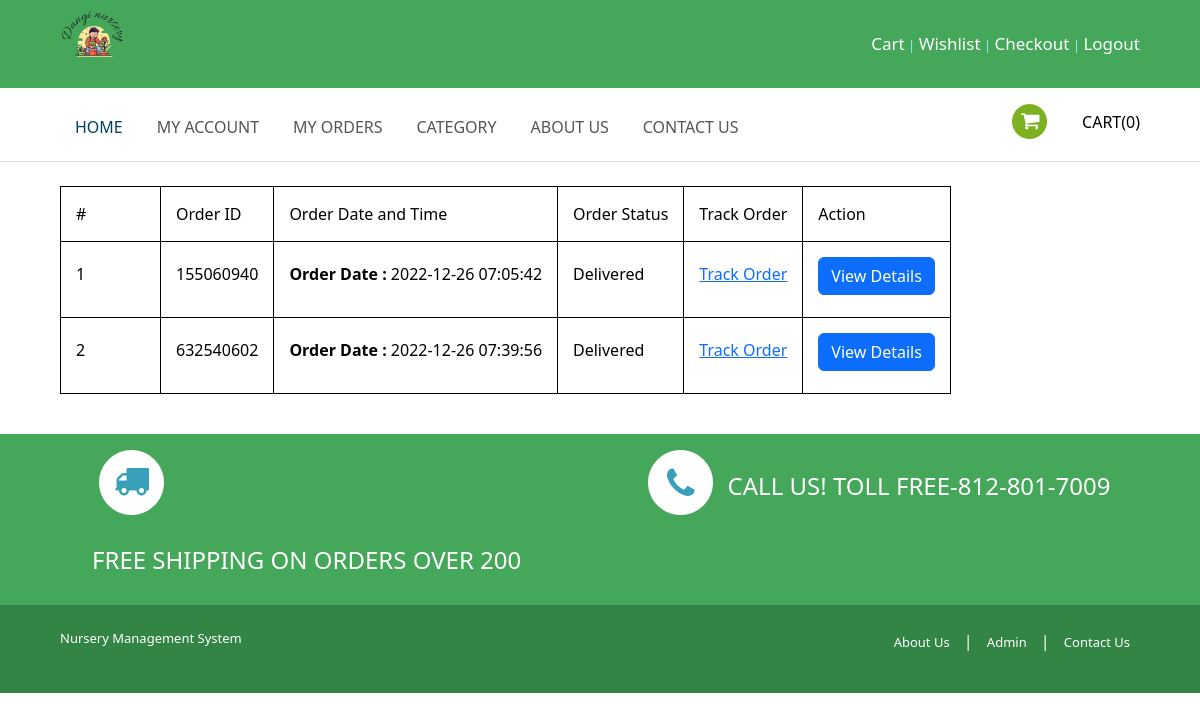
Screenshot of /nms/my-orders.php (signed in) with the database file from the repository.
### tables this page shows
CREATE TABLE `tblorderaddresses` (
  `ID` int(10) NOT NULL,
  `UserId` int(5) DEFAULT NULL,
  `Ordernumber` bigint(12) DEFAULT NULL,
  `Flatnobuldngno` varchar(200) DEFAULT NULL,
  `StreetName` varchar(200) DEFAULT NULL,
  `Area` varchar(200) DEFAULT NULL,
  `Landmark` varchar(200) DEFAULT NULL,
  `City` varchar(200) DEFAULT NULL,
  `Zipcode` int(10) DEFAULT NULL,
  `Phone` bigint(11) DEFAULT NULL,
  `Email` varchar(200) DEFAULT NULL,
  `PaymentMethod` varchar(200) DEFAULT NULL,
  `OrderTime` timestamp NULL DEFAULT current_timestamp() ON UPDATE current_timestamp(),
  `Status` varchar(200) DEFAULT NULL,
  `Remark` varchar(200) DEFAULT NULL,
  `UpdationDate` timestamp NOT NULL DEFAULT current_timestamp() ON UPDATE current_timestamp()
);

### nms/my-orders.php (the view, shortened to what this page needs)
<?php
include_once('includes/config.php');
if (strlen($_SESSION['nmsuid']==0)) {
  header('location:logout.php');
  } else{
    ?>
<!DOCTYPE HTML>
<html>
<head>
<link href="css/style.css" rel="stylesheet" type="text/css" media="all" />
<link href="css/megamenu.css" rel="stylesheet" type="text/css" media="all" />
</head>
<body>
<?php include_once('includes/header.php');?>
         <div class="register_account">
           <div class="wrap">
    	     	<div class="table table-bordered">
					<table>
						<tr>
                                    <th style="width:100px;">#</th>
                                <th>Order ID</th>
                                <th>Order Date and Time</th>
                                <th>Order Status</th>
                                <th>Track Order</th>
                                <th>Action</th>
                                </tr>
					<tr>
                                    <?php
                                   $userid= $_SESSION['nmsuid'];
 $query=mysqli_query($con,"select * from  tblorderaddresses  where UserId='$userid'");
$cnt=1;
              while($row=mysqli_fetch_array($query))
              { ?>
               <tr>
    <td><?php echo $cnt;?></td>
<td><?php echo $row['Ordernumber'];?></td>
<td><p><b>Order Date :</b> <?php echo $row['OrderTime']?></p></td>
<td><?php $status=$row['Status'];
if($status==''){
 echo "Waiting for confirmation";
} else{
echo $status;
}
                                                    ?>  </td>
<td>
 <a  href="javascript:void(0);" onClick="popUpWindow('track-order.php?oid=<?php echo htmlentities($row['Ordernumber']);?>');" title="Track order">Track Order</a></td>
<td><a href="order-detail.php?orderid=<?php echo $row['Ordernumber'];?>" class="btn btn-primary">View Details</a></td>
</tr><?php $cnt++; } ?>
					</table>
				</div>
    	   </div>
    	</div>
<?php include_once('includes/footer.php');?>
</body>
</html><?php } ?>

### nms/css/style.css (style rules this page uses)
html, body, div, span, applet, object, iframe, h1, h2, h3, h4, h5, h6, p, blockquote, pre, a, abbr, acronym, address, big, cite, code, del, dfn, em, img, ins, kbd, q, s, samp, small, strike, strong, sub, sup, tt, var, b, u, i, dl, dt, dd, ol, nav ul, nav li, fieldset, form, label, legend, table, caption, tbody, tfoot, thead, tr, th, td, article, aside, canvas, details, embed, figure, figcaption, footer, header, hgroup, menu, nav, output, ruby, section, summary, time, mark, audio, video { margin: 0; padding: 0; border: 0; font-size: 100%; font: inherit; vertical-align: baseline; }
table { border-collapse: collapse; border-spacing: 0; }
a { text-decoration: none; }
body { font-family: 'Exo 2', sans-serif; background: #fff; }
.wrap { width: 87%; margin: 0 auto; -moz-transition: all .2s linear; -webkit-transition: all .2s linear; -o-transition: all .2s linear; -ms-transition: all .2s linear; }
.btn { position: relative; text-align: center; z-index: 9999; }
.register_account { border-top: 1px solid #ddd; padding: 2% 0; }
@media (max-width:1366px) { .wrap { width: 95%; } }
@media (max-width:1280px) { .wrap { width: 90%; } }

### nms/includes/header.php (style rules this page uses)
table, th, td { border: 1px solid; padding: 15px; }

### rows the page displays
tblorderaddresses: Ordernumber "155060940", OrderTime "2022-12-26 07:05:42", Status "Delivered"
tblorderaddresses: Ordernumber "632540602", OrderTime "2022-12-26 07:39:56", Status "Delivered"

### other values shown
$resultss['totalp'] "0"
